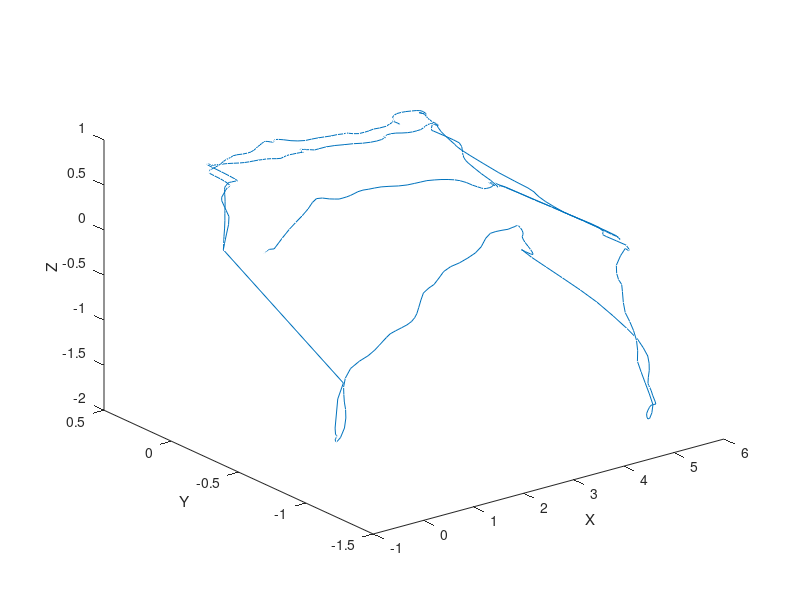

This chart was generated by the following MATLAB code:
 data = csvread("PARSED.csv");
 figure;
 plot3(data(:, 1), data(:, 2), -1.0 * data(:, 3));
 xlabel("X");
 ylabel("Y");
 zlabel("Z");